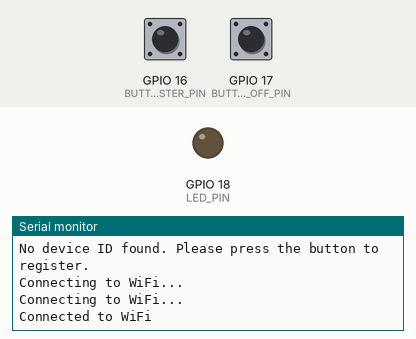
This sketch was run on a simulated ESP32. On the bench: output pins drawn as LEDs (lit = HIGH), the last lines printed to the serial monitor. Inputs (shaded band) come from the test bench; at power-on: GPIO 16 (BUTTON_REGISTER_PIN) HIGH, GPIO 17 (BUTTON_TURN_ON_OFF_PIN) HIGH. WiFi joins after 1.5 s; servers stay silent unless stated; uploads are accepted with an empty reply; EEPROM starts erased.

Above: at 3.2 s.
3.3 s: GPIO 16 (BUTTON_REGISTER_PIN) pulled LOW for 0.15 s
At 4.6 s:
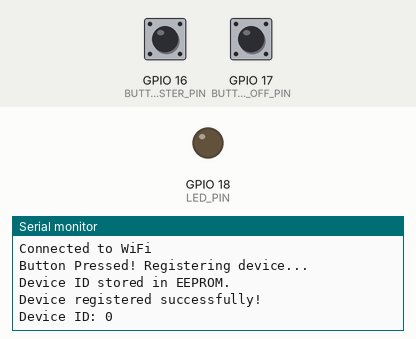
5.0 s: GPIO 17 (BUTTON_TURN_ON_OFF_PIN) pulled LOW for 0.15 s
At 5.9 s:
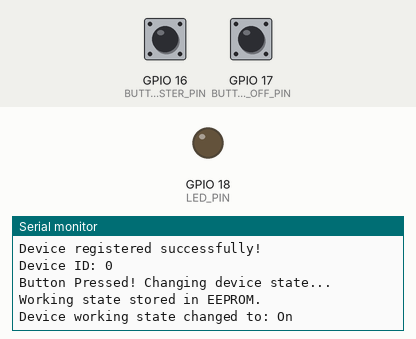
6.6 s: GPIO 16 (BUTTON_REGISTER_PIN) pulled LOW for 1 s
At 8.1 s:
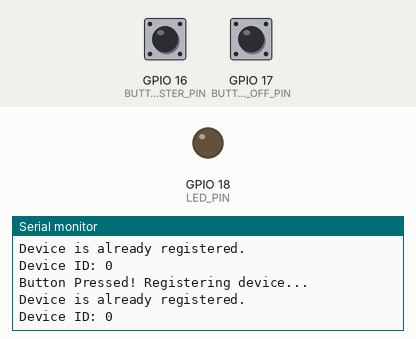
9.1 s: GPIO 17 (BUTTON_TURN_ON_OFF_PIN) pulled LOW for 1 s
At 10.8 s:
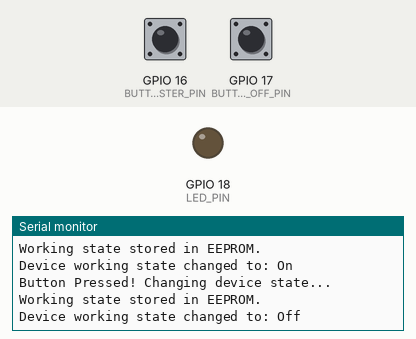
11.6 s: GPIO 16 (BUTTON_REGISTER_PIN) driven LOW and GPIO 17 (BUTTON_TURN_ON_OFF_PIN) driven LOW
At 12.36 s:
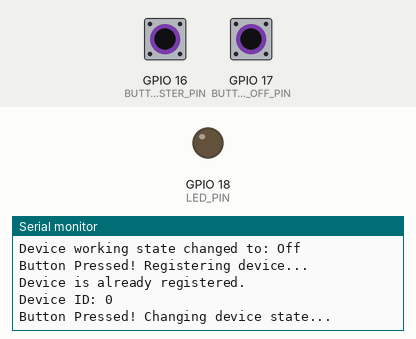

Measured:
- after the input at 3.3 s, the serial monitor: prints a new line at once (image 1)
- after the input at 5.0 s, the serial monitor: prints a new line at once (image 2)
- after the input at 6.6 s, the serial monitor: prints a new line at once (image 3)
- after the input at 9.1 s, the serial monitor: prints a new line at once (image 4)
- after the input at 11.6 s, the serial monitor: prints a new line at once (image 5)

The sketch:

humidity_control.ino
```cpp
#include <WiFi.h>
#include <HTTPClient.h>
#include <NetworkClientSecure.h>
#include <EEPROM.h>

#define LED_PIN 18
#define BUTTON_REGISTER_PIN 16
#define BUTTON_TURN_ON_OFF_PIN 17
#define WIFI_SSID "Wokwi-GUEST"
#define WIFI_PASSWORD ""
#define SENSOR_TYPE "2"

#define EEPROM_SIZE 5
#define DEVICE_ID_ADDR 0
#define WORKING_STATE_ADDR 4

int deviceId = -1;
bool isWorking = false;
int delaySecs = 0;

String serverUrl = "https://tdvjj1ts-7089.euw.devtunnels.ms/api";
String createControlUrl = "/Control/create";
String checkStateUrl = "/Control/check-state/";

int readDeviceIdFromEEPROM();
bool readWorkingStateFromEEPROM();
void registerDevice();
void toggleWorkingState();
void sensorFunctionality();

void setup() {
  Serial.begin(115200);

  EEPROM.begin(EEPROM_SIZE);

  deviceId = readDeviceIdFromEEPROM();
  if (deviceId != -1) {
    Serial.print("Device ID loaded from EEPROM: ");
    Serial.println(deviceId);
  } else {
    Serial.println("No device ID found. Please press the button to register.");
  }

  isWorking = readWorkingStateFromEEPROM();

  pinMode(BUTTON_REGISTER_PIN, INPUT_PULLUP);
  pinMode(BUTTON_TURN_ON_OFF_PIN, INPUT_PULLUP);
  pinMode(LED_PIN, OUTPUT);

  WiFi.begin(WIFI_SSID, WIFI_PASSWORD);

  while (WiFi.status() != WL_CONNECTED) {
    delay(1000);
    Serial.println("Connecting to WiFi...");
  }
  Serial.println("Connected to WiFi");
}

void loop() {
  if (digitalRead(BUTTON_REGISTER_PIN) == LOW) {
    Serial.println("Button Pressed! Registering device...");
    registerDevice();
    delaySecs++;
    delay(100);
  }
  if (digitalRead(BUTTON_TURN_ON_OFF_PIN) == LOW) {
    Serial.println("Button Pressed! Changing device state...");
    toggleWorkingState();
    delaySecs++;
    delay(100);
  }

  if (deviceId != -1 && isWorking && delaySecs >= 100) {
    delaySecs = 0;
    sensorFunctionality();
  }

  delaySecs++;
  delay(100);
}

void sensorFunctionality() {
  if (WiFi.status() == WL_CONNECTED) {
    HTTPClient http;
    http.begin(serverUrl + checkStateUrl + String(deviceId));
    int httpResponseCode = http.GET();

    if (httpResponseCode == 200) {
      String response = http.getString();
      bool turnedOn = response == "true";
      Serial.print("Device is On: ");
      Serial.println(turnedOn);

      if (turnedOn) {
        digitalWrite(LED_PIN, HIGH);
      }
      else {
        digitalWrite(LED_PIN, LOW);
      }
    } else {
      Serial.print("Failed to register device state, HTTP code: ");
      Serial.println(httpResponseCode);
    }

    http.end();
  } else {
    Serial.println("WiFi not connected");
  }
}

void registerDevice() {
  if (deviceId != -1) {
    Serial.println("Device is already registered.");
    Serial.print("Device ID: ");
    Serial.println(deviceId);
    return;
  }
  if (WiFi.status() == WL_CONNECTED) {
    HTTPClient http;
    http.begin(serverUrl + createControlUrl);
    http.addHeader("Content-Type", "application/json");

    int httpResponseCode = http.POST(SENSOR_TYPE);

    if (httpResponseCode == 200) {
      String response = http.getString();
      deviceId = response.toInt();

      for (int i = 0; i < EEPROM_SIZE; i++) {
        EEPROM.write(DEVICE_ID_ADDR + i, (deviceId >> (i * 8)) & 0xFF);
      }
      EEPROM.commit();
      Serial.println("Device ID stored in EEPROM.");

      Serial.println("Device registered successfully!");
      Serial.print("Device ID: ");
      Serial.println(deviceId);
    } else {
      Serial.print("Failed to register device, HTTP code: ");
      Serial.println(httpResponseCode);
    }
    http.end();
  } else {
    Serial.println("WiFi not connected!");
  }
}

int readDeviceIdFromEEPROM() {
  int id = 0;
  for (int i = 0; i < EEPROM_SIZE; i++) {
    id |= (EEPROM.read(DEVICE_ID_ADDR + i) << (i * 8));
  }

  if (id == 0xFFFFFFFF || id == 0) {
    return -1;
  }
  return id;
}

void toggleWorkingState() {
  if (deviceId == -1) {
    Serial.println("Device is not registered.");
    Serial.println("Working state change canceled");
    return;
  }
  isWorking = !isWorking;
  if (!isWorking) {
    digitalWrite(LED_PIN, LOW);
  }
  EEPROM.write(WORKING_STATE_ADDR, isWorking ? 1 : 0);
  EEPROM.commit();
  Serial.println("Working state stored in EEPROM.");

  Serial.print("Device working state changed to: ");
  Serial.println(isWorking ? "On" : "Off");
}

bool readWorkingStateFromEEPROM() {
  return EEPROM.read(WORKING_STATE_ADDR) == 1;
}
```
